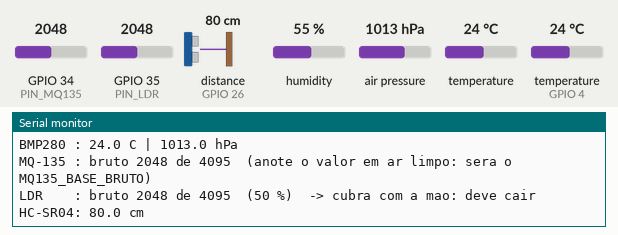
Simulated run of this sketch. Board: ESP32. On the bench: the last lines printed to the serial monitor. Wiring (inferred from the names in the program): ultrasonic range finder: trigger GPIO 25; echo GPIO 26; BME280 sensor at I2C address 0x76; BME280 sensor at I2C address 0x77. The test bench sets the inputs (shaded band); at power-on: distance to the obstacle (sensor on GPIO 26) 80 cm, humidity 55 %, air pressure 1013 hPa, GPIO 34 (PIN_MQ135) = 2048, GPIO 35 (PIN_LDR) = 2048, temperature 24 °C, temperature (sensor on GPIO 4) 24 °C (analog values on the 0–4095 scale). The echo pulse lasts 58.3 µs per cm.

Above: at 2.2 s.
2.3 s: distance to the obstacle (sensor on GPIO 26) set to 2 cm
At 4.1 s:
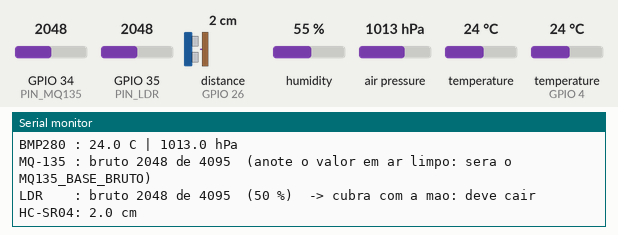
5.0 s: humidity set to 22 %
7.7 s: air pressure set to 952 hPa
10.4 s: GPIO 34 (PIN_MQ135) set to 2866
At 12.0 s:
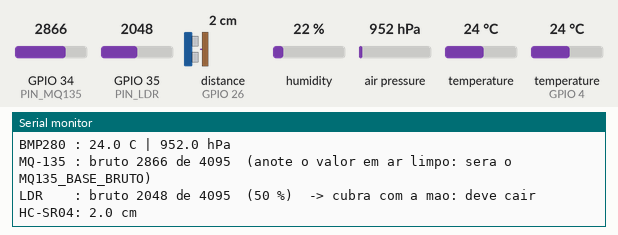
13.1 s: GPIO 35 (PIN_LDR) set to 2866
At 14.3 s:
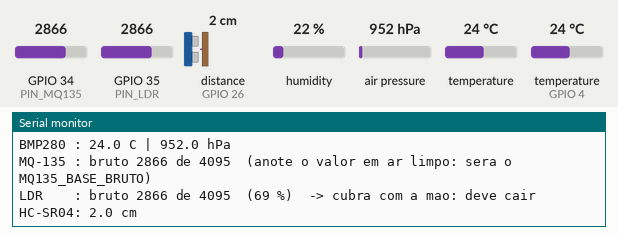

The sketch:

teste_sensores.ino
```cpp
/*
 * Teste dos sensores SEM Wi-Fi: use isto ANTES do firmware principal.
 * Mostra no Monitor Serial (115200) o que cada sensor está lendo, a cada 2 s.
 * Assim você descobre se um problema é de ligação ou de internet.
 *
 * Mesmos pinos do firmware principal:
 *   DHT22 -> 4 | BMP280 -> SDA 21, SCL 22 | MQ-135 -> 34 | LDR -> 35
 *   HC-SR04 -> TRIG 25, ECHO 26 (com divisor de tensão)
 *
 * Bibliotecas: DHT sensor library, Adafruit Unified Sensor, Adafruit BMP280 Library.
 */
#include <Wire.h>
#include <DHT.h>
#include <Adafruit_BMP280.h>

const int PIN_DHT = 4, PIN_SDA = 21, PIN_SCL = 22;
const int PIN_MQ135 = 34, PIN_LDR = 35, PIN_TRIG = 25, PIN_ECHO = 26;

DHT dht(PIN_DHT, DHT22);
Adafruit_BMP280 bmp;
bool bmpOk = false;

// Procura dispositivos I2C. O BMP280 deve aparecer em 0x76 ou 0x77.
void escanearI2C() {
  Serial.println("--- Scanner I2C ---");
  int achados = 0;
  for (uint8_t endereco = 1; endereco < 127; endereco++) {
    Wire.beginTransmission(endereco);
    if (Wire.endTransmission() == 0) {
      Serial.printf("Dispositivo em 0x%02X", endereco);
      if (endereco == 0x76 || endereco == 0x77) {
        // O registrador 0xD0 guarda a identificação do chip.
        Wire.beginTransmission(endereco);
        Wire.write(0xD0);
        Wire.endTransmission(false);
        Wire.requestFrom((int)endereco, 1);
        if (Wire.available()) {
          uint8_t id = Wire.read();
          Serial.printf(" (ID do chip 0x%02X: ", id);
          if (id == 0x58) Serial.print("BMP280, correto)");
          else if (id == 0x60) Serial.print("BME280, use a biblioteca Adafruit BME280)");
          else Serial.print("desconhecido)");
        }
      }
      Serial.println();
      achados++;
    }
  }
  if (achados == 0) Serial.println("Nenhum dispositivo I2C. Confira SDA, SCL, VCC e GND do BMP280.");
}

// Uma medida do HC-SR04 em cm (0 = sem eco).
float distanciaCm() {
  digitalWrite(PIN_TRIG, LOW);
  delayMicroseconds(2);
  digitalWrite(PIN_TRIG, HIGH);
  delayMicroseconds(10);
  digitalWrite(PIN_TRIG, LOW);
  unsigned long duracao = pulseIn(PIN_ECHO, HIGH, 30000UL);
  return duracao * 0.0343f / 2.0f;
}

void setup() {
  Serial.begin(115200);
  delay(1000);
  analogReadResolution(12);
  analogSetPinAttenuation(PIN_MQ135, ADC_11db);
  analogSetPinAttenuation(PIN_LDR, ADC_11db);
  pinMode(PIN_TRIG, OUTPUT);
  pinMode(PIN_ECHO, INPUT);
  dht.begin();
  Wire.begin(PIN_SDA, PIN_SCL);
  escanearI2C();
  bmpOk = bmp.begin(0x76) || bmp.begin(0x77);
  Serial.println(bmpOk ? "BMP280 iniciado." : "BMP280 NAO iniciou.");
  Serial.println("Valores a cada 2 s. O MQ-135 so estabiliza depois de minutos ligado.\n");
}

void loop() {
  float t = dht.readTemperature();
  float u = dht.readHumidity();
  Serial.println("--------------------");
  if (isnan(t) || isnan(u)) Serial.println("DHT22  : FALHA (confira DATA no GPIO 4 e a alimentacao)");
  else Serial.printf("DHT22  : %.1f C | %.0f %%\n", t, u);

  if (bmpOk) Serial.printf("BMP280 : %.1f C | %.1f hPa\n", bmp.readTemperature(), bmp.readPressure() / 100.0f);
  else Serial.println("BMP280 : indisponivel");

  int mq = analogRead(PIN_MQ135);
  Serial.printf("MQ-135 : bruto %d de 4095  (anote o valor em ar limpo: sera o MQ135_BASE_BRUTO)\n", mq);

  int ldr = analogRead(PIN_LDR);
  Serial.printf("LDR    : bruto %d de 4095  (%d %%)  -> cubra com a mao: deve cair\n", ldr, ldr * 100 / 4095);

  float d = distanciaCm();
  if (d < 2.0f) Serial.println("HC-SR04: sem eco (confira TRIG, ECHO, divisor de tensao e distancia minima de 2 cm)");
  else Serial.printf("HC-SR04: %.1f cm\n", d);

  delay(2000);
}
```

Measured:
- after the input at 2.3 s, the serial monitor: prints a new line after 0.77 s (image 1)
- after the input at 10.4 s, the serial monitor: prints a new line after 0.74 s (image 2)
- after the input at 13.1 s, the serial monitor: prints a new line after 0.07 s (image 3)
